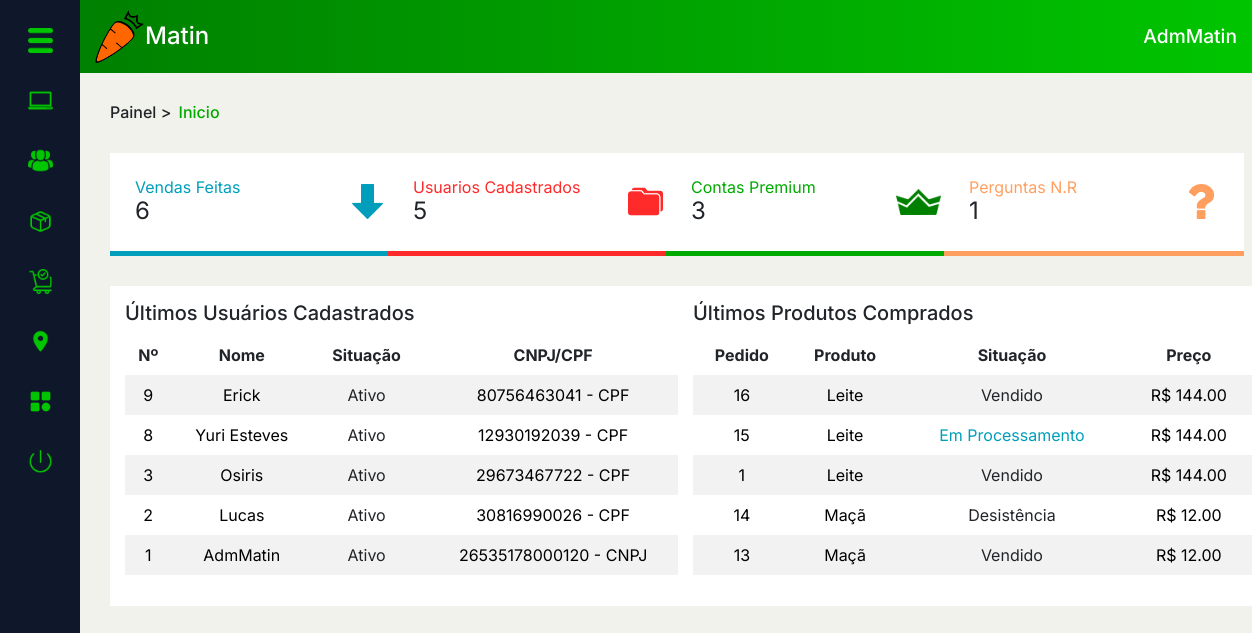
The app's page /PAGES/dashboard.php (signed in), older data.
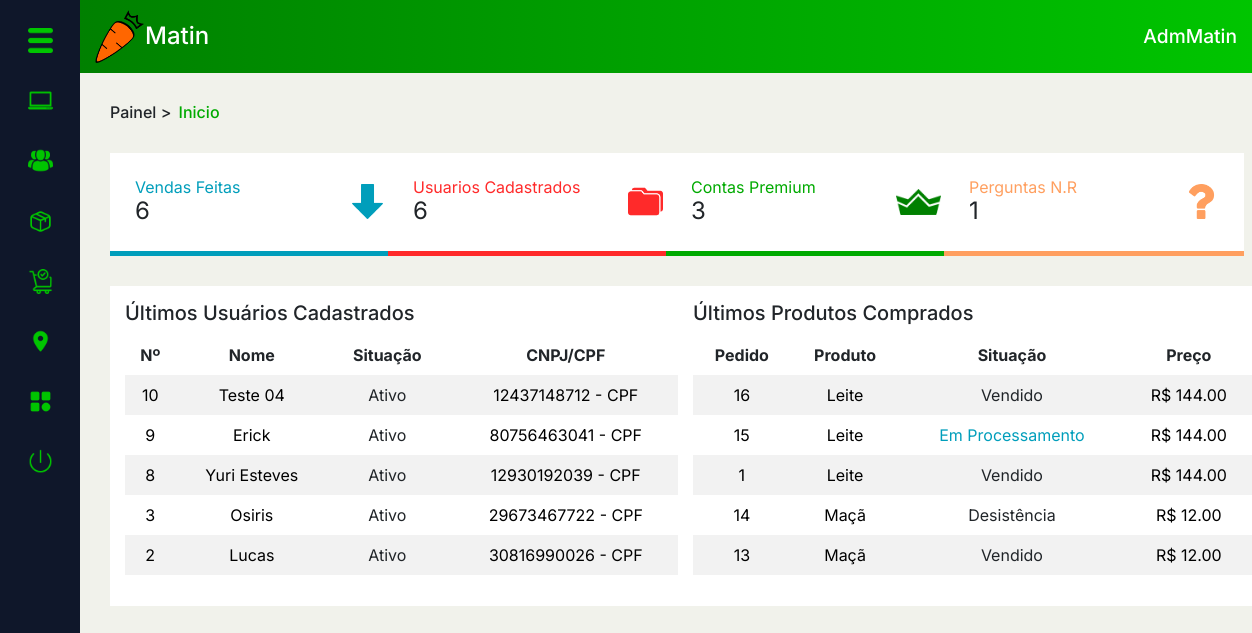
The same page, newer data.
### tables this page shows
CREATE TABLE `usuario` (
  `idUsu` int(11) NOT NULL,
  `nome_usu` varchar(50) NOT NULL,
  `ativo` enum('0','1') NOT NULL DEFAULT '1',
  `data_criacao` date NOT NULL,
  `email_usu` varchar(100) NOT NULL,
  `senha_usu` varchar(45) NOT NULL,
  `tel_usu` varchar(45) NOT NULL,
  `fotos_usu` varchar(45) NOT NULL DEFAULT 'sem_foto.png',
  `premium` enum('0','1') NOT NULL,
  `NR` varchar(45) NOT NULL,
  `comp` varchar(45) NOT NULL,
  `TCIR` enum('CPF','CNPJ') NOT NULL,
  `NRCIR` varchar(45) NOT NULL,
  `nvl_usu` enum('A','F','C') NOT NULL DEFAULT 'C',
  `Local_CEP` int(11) NOT NULL,
  `tipoLocal` enum('casa','trabalho') NOT NULL,
  `infoAddLocal` varchar(100) NOT NULL,
  `qnt_vendas_usuario` int(11) NOT NULL DEFAULT 0,
  `visto_por_ultimo` datetime DEFAULT NULL,
  `usu_online` tinyint(1) DEFAULT 0
);

CREATE TABLE `npedido` (
  `idNPedido` int(11) NOT NULL,
  `situacao` enum('CF','CA','CNR','A') NOT NULL,
  `data_criacao` date NOT NULL,
  `qnt_pedida` int(11) NOT NULL,
  `tipoqnt_ped` enum('kg','unid') NOT NULL,
  `idProduto` int(11) NOT NULL,
  `idUsuComprador` int(11) NOT NULL,
  `idUsuVendedor` int(11) NOT NULL
);

CREATE TABLE `produto` (
  `idProduto` int(11) NOT NULL,
  `nome_prod` varchar(100) NOT NULL,
  `qnt_prod_estoque` int(11) NOT NULL,
  `data_criacao_prod` date NOT NULL,
  `preco_prod` decimal(5,2) NOT NULL,
  `fotos_prod` varchar(100) NOT NULL DEFAULT 'sem_foto.png',
  `qnt_vendas` int(11) NOT NULL,
  `promocao` int(11) DEFAULT NULL,
  `parcela` int(11) DEFAULT NULL,
  `idCategoria` int(11) NOT NULL
);

### MODEL/autenticacao.php (called while the page is built, shortened)
<?php
function pegarIDUsuario(){
    return $_SESSION['idUsu'];
}
?>

### PAGES/DASHBOARD/dash_ini.php (the view, shortened to what the changed rows need)
<?php
if ($idUsu == '1') {
?>
    <div class="container-main">
        <div class="info-tela">
            <div class="local">
                <h6><a href="../DASHBOARD/adminDash.php">Painel</a> > <mark>Inicio</mark></h6>
            </div>
        </div>
        <div class="card-encl">
            <div class="row">
                <div class="col-md-3">
                    <?php
                    $selectQ = "SELECT * FROM NPedido";
                    $selectP = $cx->prepare($selectQ);
                    $selectP->execute();
                    $RC = $selectP->rowCount();
                    ?>
                    <div class="cardS azul">
                        <div class="card-title">
                            <h6 class="azulT">Vendas Feitas</h6>
                            <h4><?php echo $RC ?></h4>
                        </div>
                        <div class="card-foto">
                            <img src="../IMAGES/down-arrow.png" alt="">
                        </div>
                    </div>
                </div>
                <div class="col-md-3">
                    <div class="cardS vermelho">
                        <?php
                        $selectQ = "SELECT * FROM usuario";
                        $selectP = $cx->prepare($selectQ);
                        $selectP->execute();
                        $total = $selectP->rowCount();
                        ?>
                        <div class="card-title">
                            <h6 class="vermelhoT">Usuarios Cadastrados</h6>
                            <?php echo "<h4>$total</h4>"; ?>
                        </div>
                        <div class="card-foto">
                            <img src="../IMAGES/folder.png" alt="">
                        </div>
                    </div>
                </div>
                <div class="col-md-3">
                    <div class="cardS verde">
                        <?php
                        $selectQ = "SELECT * FROM usuario WHERE premium = '1'";
                        $selectP = $cx->prepare($selectQ);
                        $selectP->execute();
                        $total = $selectP->rowCount();
                        ?>
                        <div class="card-title">
                            <h6 class="verdeT">Contas Premium</h6>
                            <?php echo "<h4>$total</h4>"; ?>
                        </div>
                        <div class="card-foto">
                            <img src="../IMAGES/coroaPremium.png" alt="" id="fotocard">
                        </div>
                    </div>
                </div>
                <div class="col-md-3">
                    <?php
                    $selectQ = "SELECT * FROM usuario_has_pergunta";
                    $selectP = $cx->prepare($selectQ);
                    $selectP->execute();
                    $total = $selectP->rowCount();
                    ?>
                    <div class="cardS laranja">
                        <div class="card-title">
                            <h6 class="laranjaT">Perguntas N.R</h6>
                            <h4><?php echo $total; ?></h4>
                        </div>
                        <div class="card-foto">
                            <img src="../IMAGES/question-sign.png" alt="">
                        </div>
                    </div>
                </div>
            </div>
        </div>
        <div class="listas">
            <div class="row" style="display: flex; justify-content: space-between !important; ">
                <div class="col-md-6">
                    <div class="listUsu">
                        <h5>Últimos Usuários Cadastrados</h5>
                        <table class="table table-striped">
                            <thead>
                                <tr>
                                    <th scope="col">Nº</th>
                                    <th scope="col">Nome</th>
                                    <th scope="col">Situação</th>
                                    <th scope="col">CNPJ/CPF</th>
                                </tr>
                            </thead>
                            <tbody>
                                <?php
                                $selectP = "SELECT * FROM usuario ORDER BY idUsu DESC LIMIT 5";
                                $selectP = $cx->prepare($selectP);
                                $selectP->setFetchMode(PDO::FETCH_ASSOC);
                                $selectP->execute();
                                $total = $selectP->rowCount();
                                if ($total == 0) {
                                    echo "<p class='txtVermelho'>Não há registros no momento...</p>";
                                } else {
                                    while ($dados = $selectP->fetch()) {
                                        echo "<tr>";
                                        echo "<td scope='row'>{$dados['idUsu']}</td>";
                                        echo "<td>{$dados['nome_usu']}</td>";
                                        if ($dados['ativo'] == 1) {
                                            echo "<td class='txtVerde'>Ativo</td>";
                                        } else {
                                            echo "<td class='txtVermelho'>Bloqueado</td>";
                                        }
                                        echo "<td>{$dados['NRCIR']} - {$dados['TCIR']}</td>";
                                        echo "</tr>";
                                    }
                                }
                                ?>
                            </tbody>
                        </table>
                    </div>
                </div>
                <div class="col-md-6">
                    <div class="prodlist">
                        <h5>Últimos Produtos Comprados</h5>
                        <table class="table table-striped">
                            <thead>
                                <tr>
                                    <th scope="col">Pedido</th>
                                    <th scope="col">Produto</th>
                                    <th scope="col">Situação</th>
                                    <th scope="col">Preço</th>
                                </tr>
                            </thead>
                            <tbody>
                                <?php
                                $selectP = "SELECT * from npedido n INNER JOIN produto p ON n.idProduto = p.idProduto ORDER BY n.idProduto DESC LIMIT 5";
                                $selectP = $cx->prepare($selectP);
                                $selectP->setFetchMode(PDO::FETCH_ASSOC);
                                $selectP->execute();
                                $total = $selectP->rowCount();
                                if ($total == 0) {
                                    echo "<p class='txtVermelho'>Não há registros no momento...</p>";
                                } else {
                                    while ($dados = $selectP->fetch()) {
                                        echo "<tr>";
                                        echo "<td scope='row'>{$dados['idNPedido']}</td>";
                                        echo "<td>{$dados['nome_prod']}</td>";
                                        if ($dados['situacao'] == 'CNR') {
                                            echo "<td class='txtVermelho'>Desistência</td>";
                                        } elseif ($dados['situacao'] == 'CF') {
                                            echo "<td class='txtVerde'>Vendido</td>";
                                        } elseif ($dados['situacao'] == 'A') {
                                            echo "<td class='txtAzul'>Em Processamento</td>";
                                        }
                                        echo "<td>R$ {$dados['preco_prod']}</td>";
                                        echo "</tr>";
                                    }
                                }
                                ?>
                            </tbody>
                        </table>
                    </div>
                </div>
            </div>
        </div>
    </div>
<?php } ?>

### PAGES/DASHBOARD/headerDash.php (shortened to what the changed rows need)
<?php
if (isset($idUsu)) {
    $selectQ = "SELECT * FROM usuario WHERE idUsu = $idUsu";
    $selectP = $cx->prepare($selectQ);
    $selectP->execute();
    $dados = $selectP->fetch(PDO::FETCH_ASSOC);
}
?>
<nav class="d-flex justify-content-between align-items-center header">
    <a href="../index.php">
        <div class="logo">
            <h1>Matin</h1>
        </div>
    </a>
    <div class="usuario">
        <h1><?php echo $dados['nome_usu'] ?></h1>
    </div>
</nav>

Row changes from the older to the newer data that the page shows:
no longer on one of the page's lists (row edited): usuario: idUsu "1", nome_usu "AdmMatin", NRCIR "26535178000120", TCIR "CNPJ"
added usuario: idUsu "10", nome_usu "Teste 04", ativo "Ativo", NRCIR "12437148712", TCIR "CPF"
Text that changed along with them:
$total: "5" → "6"
